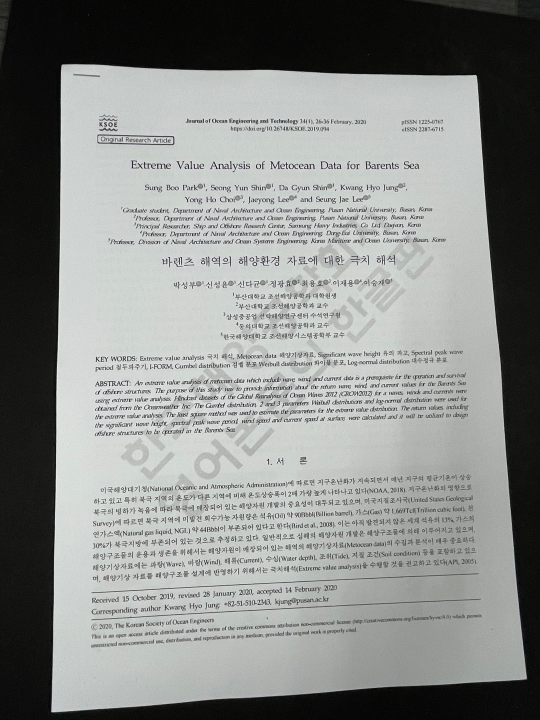
#> input picture hw6/paper.jpg, 1080 x 1440 px (shown at 1/2 size)
$ jupyter execute --allow-errors hw6.ipynb
#> lines starting #> are read from the running program, lines starting #| are printed output that depends on the picture; after the words box and inside, x2 and y2 are one past the last pixel; in counts of white or black regions, pixels touching at a corner belong together
## Remove Perspective Distortion : with Hough Line Transformation

[cell 1]
import cv2
import numpy as np
from matplotlib import pyplot as plt

[cell 2]
img = cv2.imread('paper.jpg')
#> img is the input picture: shape (1440, 1080, 3); mean B, G, R 136.9, 138.8, 136.5
width0 = int(img.shape[1]/3)
#> width0 = 360
height0 = int(img.shape[0]/3)
#> height0 = 480
img = cv2.resize(img, (width0,height0), interpolation=cv2.INTER_CUBIC)
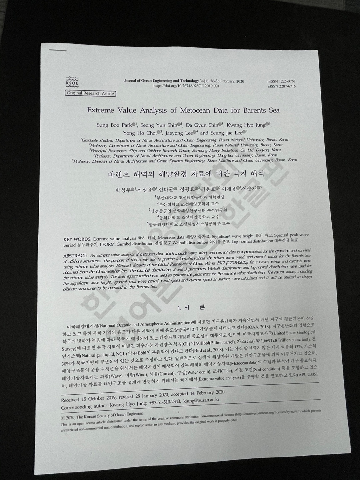
#> img: shape (480, 360, 3); mean B, G, R 136.8, 138.8, 136.5
img.shape
#> Out = (480, 360, 3)

[cell 3]
gray = cv2.cvtColor(img,cv2.COLOR_BGR2GRAY)
ret, thresh = cv2.threshold(gray,0,255,cv2.THRESH_BINARY_INV+cv2.THRESH_OTSU)
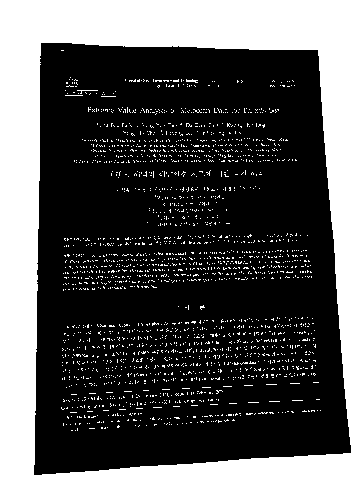
#> thresh: shape (480, 360); 31.7% white; 2138 white regions (2135 under 20 px), largest, box (x1, y1, x2, y2) and area: (0, 0, 360, 480) 49581, (186, 79, 198, 83) 27, (77, 90, 98, 94) 25
#> ret = 106

[cell 4]
plt.figure(figsize=(10,10))
plt.subplot(121),plt.imshow(gray,cmap = 'gray')
plt.title('gray'), plt.xticks([]), plt.yticks([])
plt.subplot(122),plt.imshow(thresh,cmap = 'gray')
plt.title('edges'), plt.xticks([]), plt.yticks([])
plt.show()
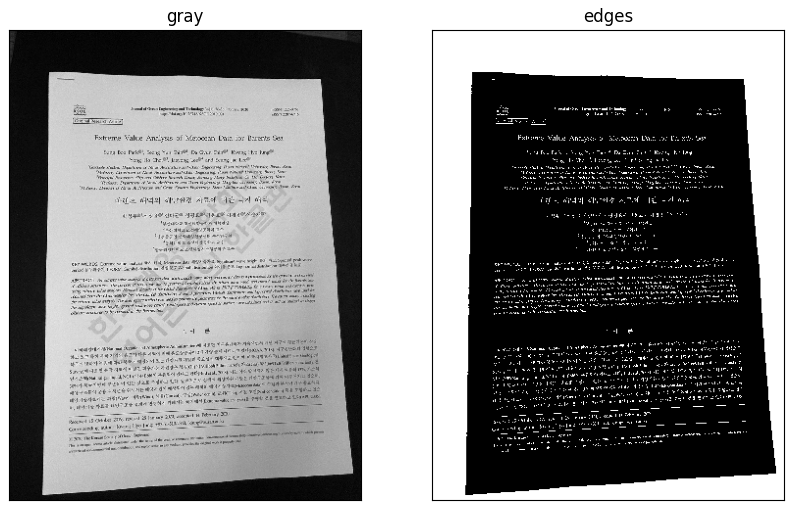
#> figure drawn by matplotlib, 2 panels

[cell 5]
# noise removal
kernel = np.ones((3,3),np.uint8)
opening = cv2.morphologyEx(thresh,cv2.MORPH_OPEN,kernel, iterations = 2)
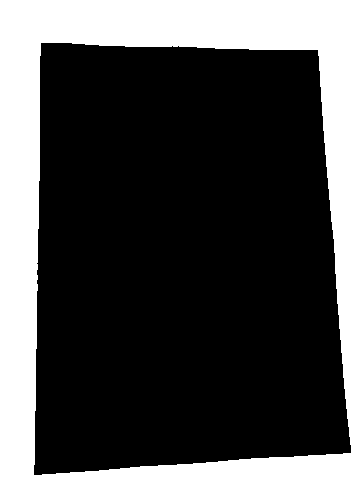
#> opening: shape (480, 360); 28.7% white; 1 white region, box (x1, y1, x2, y2) and area: (0, 0, 360, 480) 49572

[cell 6]
# sure background area
sure_bg = cv2.dilate(opening,kernel,iterations=3)
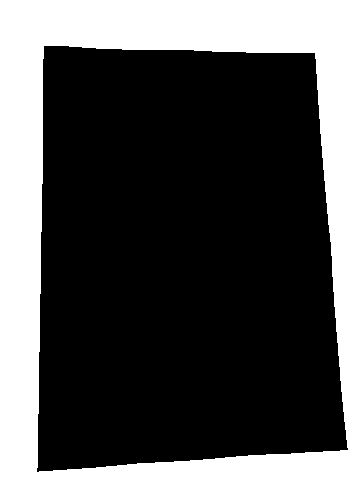
#> sure_bg: shape (480, 360); 31.3% white; 1 white region, box (x1, y1, x2, y2) and area: (0, 0, 360, 480) 54042

[cell 7]
plt.figure(figsize=(10,10))
plt.subplot(121),plt.imshow(opening,cmap = 'gray')
plt.title('gray'), plt.xticks([]), plt.yticks([])
plt.subplot(122),plt.imshow(sure_bg,cmap = 'gray')
plt.title('edges'), plt.xticks([]), plt.yticks([])
plt.show()

[cell 8]
# Finding sure foreground area
dist_transform = cv2.distanceTransform(opening,cv2.DIST_L2,5)
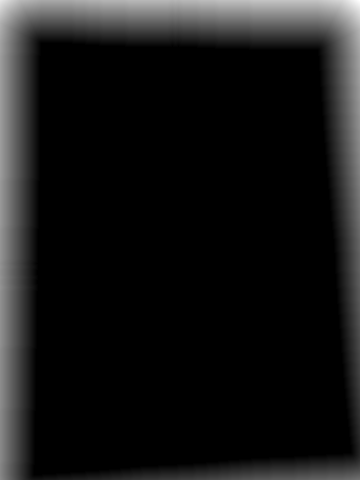
#> dist_transform: shape (480, 360) float32; min 0, max 65.18, mean 5.7; drawn with min black and max white
ret, sure_fg = cv2.threshold(dist_transform,0.7*dist_transform.max(),255,0)
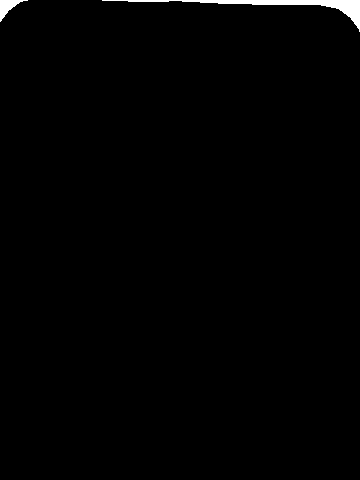
#> sure_fg: shape (480, 360) float32; 0.84% white; 2 white regions, box (x1, y1, x2, y2) and area: (102, 0, 360, 32) 1219, (0, 0, 28, 22) 234
#> ret = 45.62

[cell 9]
plt.figure(figsize=(10,10))
plt.subplot(121),plt.imshow(dist_transform,cmap = 'gray')
plt.title('edges'), plt.xticks([]), plt.yticks([])
plt.subplot(122),plt.imshow(sure_fg,cmap = 'gray')
plt.title('img'), plt.xticks([]), plt.yticks([])
plt.show()

[cell 10]
# Finding unknown region
sure_fg = np.uint8(sure_fg)
unknown = cv2.subtract(sure_bg,sure_fg)
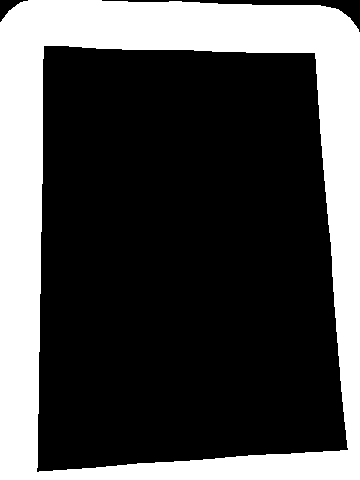
#> unknown: shape (480, 360); 30.4% white; 1 white region, box (x1, y1, x2, y2) and area: (0, 0, 360, 480) 52589

[cell 11]
plt.figure(figsize=(10,10))
plt.subplot(121),plt.imshow(sure_fg,cmap = 'gray')
plt.title('edges'), plt.xticks([]), plt.yticks([])
plt.subplot(122),plt.imshow(unknown,cmap = 'gray')
plt.title('img'), plt.xticks([]), plt.yticks([])
plt.show()

[cell 12]
opening.shape
#> Out = (480, 360)

[cell 13]
edges = cv2.Canny(opening,150,200,apertureSize = 3)
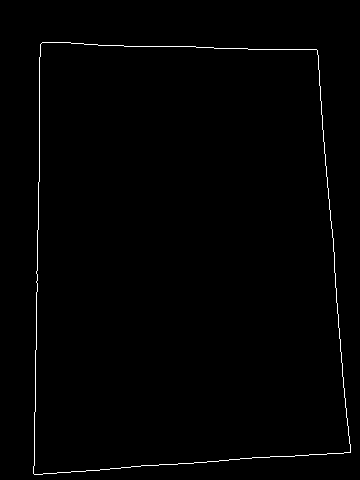
#> edges: shape (480, 360); 0.82% white in thin lines or dots, all inside (x1, y1, x2, y2) = (33, 42, 351, 475)
lines = cv2.HoughLines(edges,1,np.pi/180,150)
#> lines = [[42, 0.0175], [475, 1.5], [-310, 3.05]]
lines.shape[0]
#> Out = 3

[cell 14]
plt.figure(figsize=(10,10))
plt.subplot(121),plt.imshow(img,cmap = 'gray')
plt.title('paper'), plt.xticks([]), plt.yticks([])
plt.subplot(122),plt.imshow(opening,cmap = 'gray')
plt.title('edges'), plt.xticks([]), plt.yticks([])
plt.show()
#> figure, not shown here; B, G, R data is drawn as R, G, B
#> (key Esc is pressed here)
